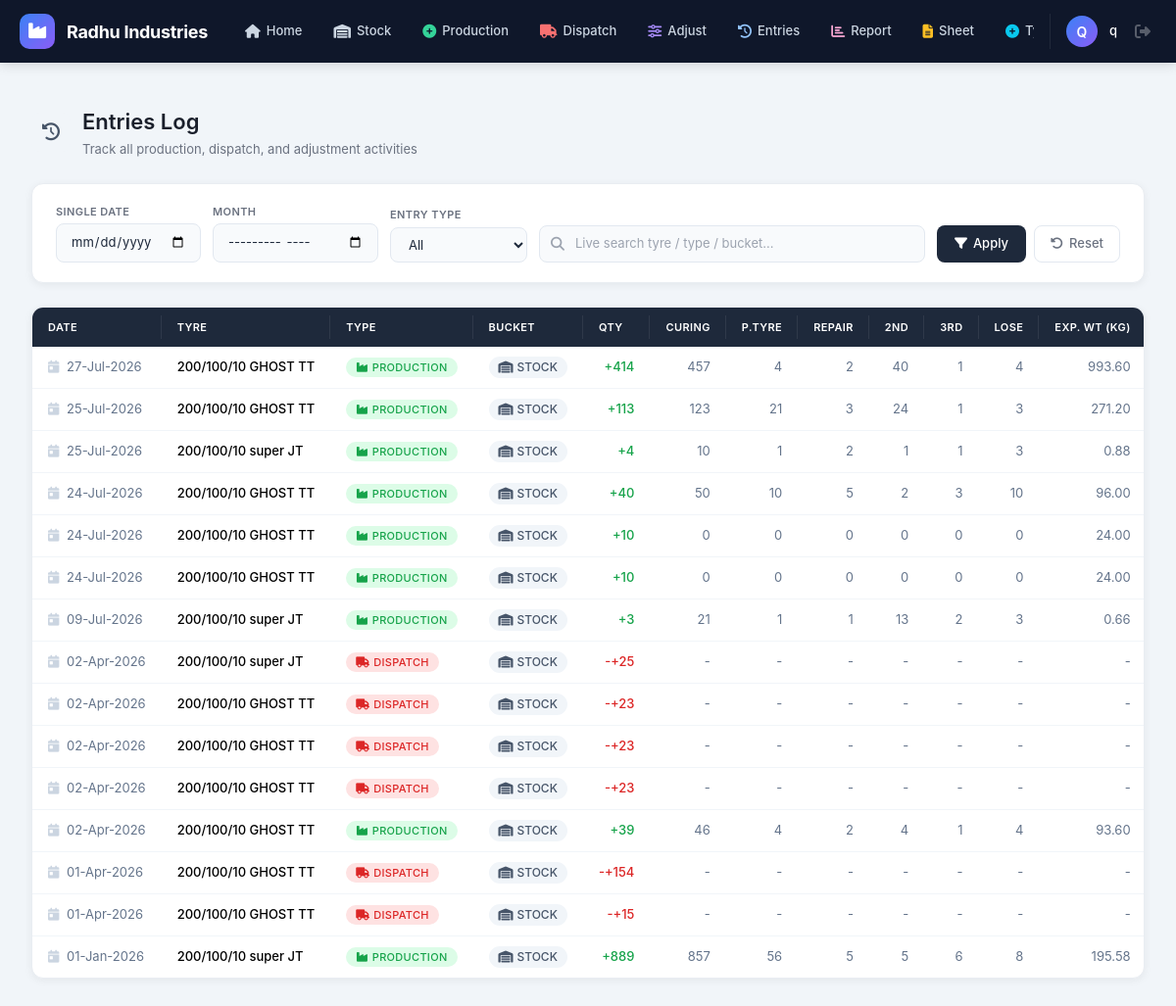
The app's page /tyre/entries/ (signed in), older data.
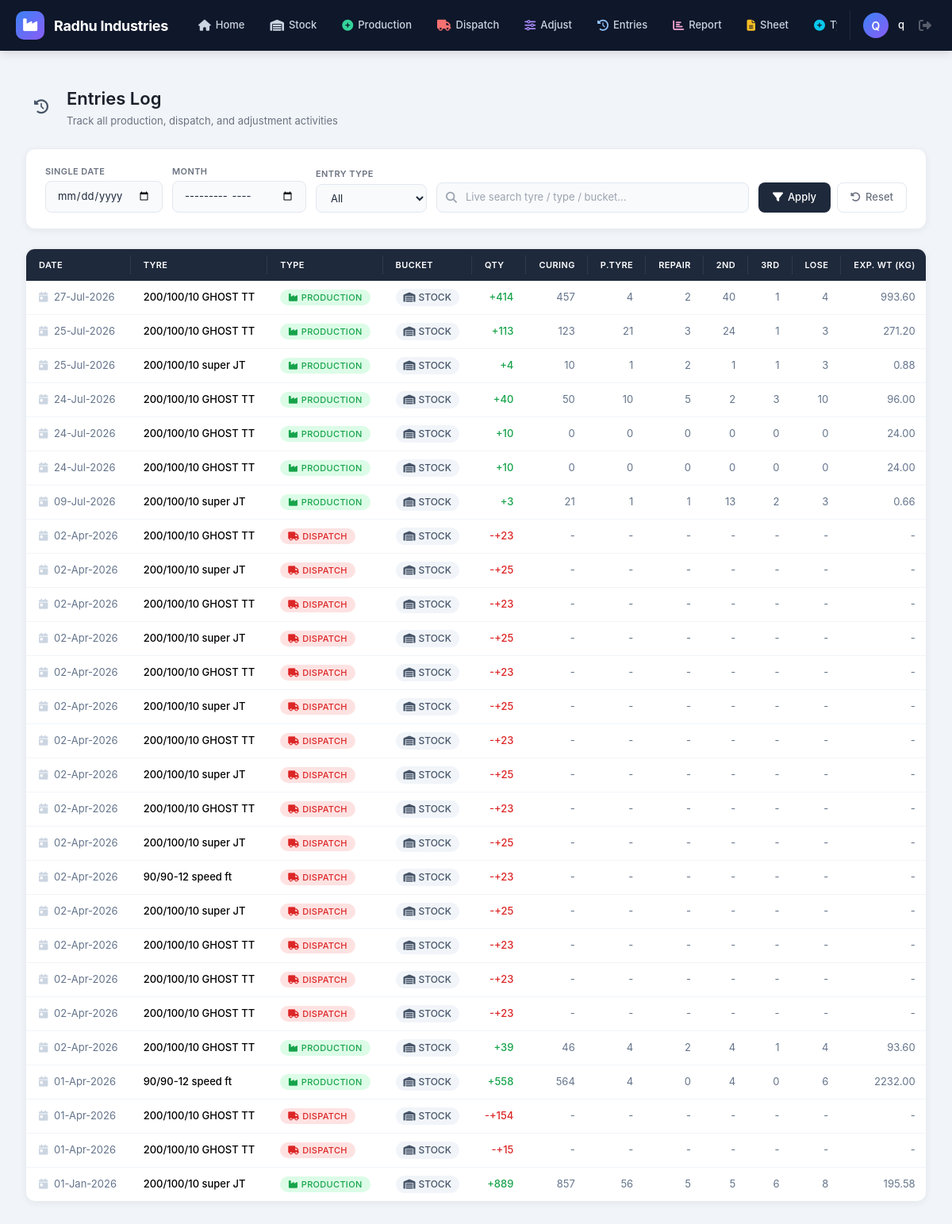
The same page, newer data.
### stock/models.py (models this page shows, shortened)
class DailyEntry(models.Model):
    tyre_item = models.ForeignKey(TyreItem, on_delete=models.CASCADE, related_name="entries")
    entry_type = models.CharField(max_length=15, choices=ENTRY_TYPE_CHOICES)
    bucket = models.CharField(max_length=25, choices=BUCKET_CHOICES, default="stock")
    quantity = models.IntegerField(help_text="Enter positive quantity")
    date = models.DateField()
    bill_number = models.CharField(max_length=50, blank=True)
    remark = models.CharField(max_length=255, blank=True)
    actual_weight = models.DecimalField(
        "Actual Weight (KG)", max_digits=8, decimal_places=2, null=True, blank=True,
        help_text="Sirf production entries ke liye — is batch ka asli tola hua weight (optional)"
    )
    all_curing = models.IntegerField("All Curing", default=0, help_text="Aaj total kitna tyre bana (sab grade milaake)")
    production_tyre = models.IntegerField("Production Tyre", default=0, help_text="Pichla/beech mein reh gaya jo aaj complete hua")
    repair = models.IntegerField("Repair", default=0, help_text="Bana lekin repair mein chala gaya")
    second_grade = models.IntegerField("2nd Grade", default=0)
    third_grade = models.IntegerField("3rd Grade", default=0)
    lose_tyre = models.IntegerField("Lose Tyre", default=0, help_text="Bana lekin abhi pack nahi hua")
    user = models.ForeignKey(User, on_delete=models.SET_NULL, null=True, related_name="stock_entries")
    created_at = models.DateTimeField(auto_now_add=True)
    class Meta:
        ordering = ["-date", "-created_at"]
    @property
    def expected_weight(self):
        return self.quantity * self.tyre_item.weight
    @property
    def weight_variance(self):
        if self.actual_weight is None:
            return None
        return self.actual_weight - self.expected_weight

class TyreItem(models.Model):
    tyre = models.CharField("TYRE", max_length=50)
    pattern = models.CharField("PATTERN", max_length=80)
    type = models.CharField("TYPE", max_length=20)  # TT / TL
    weight = models.DecimalField(
        "Standard Weight (KG per tyre)", max_digits=6, decimal_places=2, default=0,
        help_text="Ek tyre ka standard/expected weight (KG mein)"
    )
    repair_tyre_stock = models.IntegerField("Repair Tyre Stock", default=0)
    rfm_ok_tyre = models.IntegerField("RFM OK Tyre", default=0)
    old_tyres_2025 = models.IntegerField("2025 Old Tyres", default=0)
    stock = models.IntegerField("STOCK", default=0)
    on_hold_export = models.IntegerField("On hold for Export / OR", default=0)
    is_active = models.BooleanField(default=True)
    created_at = models.DateTimeField(auto_now_add=True)
    class Meta:
        ordering = ["tyre", "pattern", "type"]
        unique_together = ("tyre", "pattern", "type")
    def __str__(self):
        return f"{self.tyre} {self.pattern} {self.type}"

### stock/views.py (the view)
# urls.py: path("entries/", views.entries_log, name="tube_entries_log"),
@login_required
def entries_log(request):
    date_str = request.GET.get("date", "")
    month_str = request.GET.get("month", "")
    entry_type = request.GET.get("type", "")
    entries = DailyEntry.objects.select_related("tyre_item", "user")
    if date_str:
        try:
            d = datetime.datetime.strptime(date_str, "%Y-%m-%d").date()
            entries = entries.filter(date=d)
        except ValueError:
            pass
    elif month_str:
        try:
            y, m = month_str.split("-")
            entries = entries.filter(date__year=int(y), date__month=int(m))
        except ValueError:
            pass
    if entry_type:
        entries = entries.filter(entry_type=entry_type)
    entries = entries[:500]
    context = {
        "entries": entries,
        "date_str": date_str,
        "month_str": month_str,
        "entry_type": entry_type,
    }
    return render(request, "stock/entries_log.html", context)

### templates/stock/entries_log.html (shortened to what this page needs)
{% extends "stock/base.html" %}
{% load static %}
{% block content %}
<div class="entries-container">
    <div class="page-header">
        <div class="page-header-icon">
            <i class="fas fa-history"></i>
        </div>
        <div>
            <h1>Entries Log</h1>
            <span class="subtitle">Track all production, dispatch, and adjustment activities</span>
        </div>
    </div>
    <div class="filter-card">
        <form method="get" class="flex flex-wrap gap-3 items-end">
            <div>
                <label class="filter-label">Single Date</label>
                <input type="date" name="date" value="{{ date_str }}" class="filter-input">
            </div>
            <div>
                <label class="filter-label">Month</label>
                <input type="month" name="month" value="{{ month_str }}" class="filter-input">
            </div>
            <div>
                <label class="filter-label">Entry Type</label>
                <select name="type" class="filter-input">
                    <option value="">All</option>
                </select>
            </div>
            <div class="search-wrapper">
                <i class="fas fa-search search-icon"></i>
                <input type="text"
                       id="liveSearch"
                       placeholder="Live search tyre / type / bucket..."
                       class="search-input">
            </div>
            <div class="flex gap-2 flex-wrap sm:flex-nowrap">
                <button type="submit" class="filter-btn">
                    <i class="fas fa-filter"></i> Apply
                </button>
                <a href="{% url 'entries_log' %}" class="reset-btn">
                    <i class="fas fa-undo-alt"></i> Reset
                </a>
            </div>
        </form>
    </div>
    <div class="table-container" id="entries-table-wrapper">
        <div class="table-wrapper">
            <table class="entries-table" id="entries-table">
                <thead>
                    <tr>
                        <th>Date</th>
                        <th>Tyre</th>
                        <th>Type</th>
                        <th>Bucket</th>
                        <th class="text-right">Qty</th>
                        <th class="text-right">Curing</th>
                        <th class="text-right">P.Tyre</th>
                        <th class="text-right">Repair</th>
                        <th class="text-right">2nd</th>
                        <th class="text-right">3rd</th>
                        <th class="text-right">Lose</th>
                        <th class="text-right">Exp. Wt (KG)</th>
                    </tr>
                </thead>
                <tbody id="entries-body">
                    {% for e in entries %}
                    <tr class="entry-row"
                        data-date="{{ e.date|date:'Y-m-d' }}"
                        data-tyre="{{ e.tyre_item|lower }}"
                        data-type="{{ e.entry_type|lower }}"
                        data-bucket="{{ e.get_bucket_display|lower }}"
                        data-user="{{ e.user.username|lower|default:'' }}"
                        data-remark="{{ e.remark|lower|default:'' }}"
                        data-bill="{{ e.bill_number|lower|default:'' }}">
                        <td class="text-slate-500">
                            <i class="fas fa-calendar-day mr-1 text-slate-300"></i>
                            {{ e.date|date:"d-M-Y" }}
                        </td>
                        <td class="font-medium">{{ e.tyre_item }}</td>
                        <td>
                            <span class="type-badge
                                {% if e.entry_type == "production" %}type-production
                                {% elif e.entry_type == "dispatch" %}type-dispatch
                                {% else %}type-adjustment{% endif %}">
                                <i class="fas
                                    {% if e.entry_type == "production" %}fa-industry
                                    {% elif e.entry_type == "dispatch" %}fa-truck
                                    {% else %}fa-sliders-h{% endif %}">
                                </i>
                                {{ e.entry_type|title }}
                            </span>
                        </td>
                        <td>
                            <span class="bucket-badge">
                                <i class="fas fa-warehouse"></i>
                                {{ e.get_bucket_display }}
                            </span>
                        </td>
                        <td class="text-right">
                            <span class="{% if e.quantity < 0 %}text-red-600{% elif e.entry_type == 'dispatch' %}text-red-600{% else %}text-green-600{% endif %} font-medium">
                                {% if e.entry_type == "dispatch" %}-{% endif %}{{ e.quantity|stringformat:"+d" }}
                            </span>
                        </td>
                        <td class="text-right text-slate-500">
                            {% if e.entry_type == "production" %}{{ e.all_curing|default:0 }}{% else %}-{% endif %}
                        </td>
                        <td class="text-right text-slate-500">
                            {% if e.entry_type == "production" %}{{ e.production_tyre|default:0 }}{% else %}-{% endif %}
                        </td>
                        <td class="text-right text-slate-500">
                            {% if e.entry_type == "production" %}{{ e.repair|default:0 }}{% else %}-{% endif %}
                        </td>
                        <td class="text-right text-slate-500">
                            {% if e.entry_type == "production" %}{{ e.second_grade|default:0 }}{% else %}-{% endif %}
                        </td>
                        <td class="text-right text-slate-500">
                            {% if e.entry_type == "production" %}{{ e.third_grade|default:0 }}{% else %}-{% endif %}
                        </td>
                        <td class="text-right text-slate-500">
                            {% if e.entry_type == "production" %}{{ e.lose_tyre|default:0 }}{% else %}-{% endif %}
                        </td>
                        <td class="text-right text-slate-500">
                            {% if e.entry_type == "production" %}{{ e.expected_weight|default:"-" }}{% else %}-{% endif %}
                        </td>
                    </tr>
                    {% endfor %}
                </tbody>
            </table>
        </div>
    </div>
</div>
{% endblock %}

### templates/stock/base.html (shortened to what this page needs)
<!DOCTYPE html>
<html lang="en">
<head>
    <script src="https://cdn.tailwindcss.com"></script>
    <link rel="stylesheet" href="https://cdnjs.cloudflare.com/ajax/libs/font-awesome/6.5.0/css/all.min.css">
</head>
<body>
{% if user.is_authenticated %}
    <header class="top-navbar">
        <a href="{% url 'home' %}" class="brand">
            <div class="logo-icon">
                <i class="fas fa-industry"></i>
            </div>
            <span class="brand-text">Radhu Industries</span>
        </a>
        <nav class="nav-links-desktop" id="desktopNav">
            <a href="{% url 'home' %}" class="nav-link {% if request.path == '/' %}active{% endif %}">
                <i class="fas fa-home"></i> Home
            </a>
            <a href="{% url 'dashboard' %}" class="nav-link {% if request.path == '/dashboard/' %}active{% endif %}">
                <i class="fas fa-warehouse"></i> Stock
            </a>
            <a href="{% url 'add_production' %}" class="nav-link {% if request.path == '/production/add/' %}active{% endif %}">
                <i class="fas fa-plus-circle" style="color: #34d399;"></i> Production
            </a>
            <a href="{% url 'add_dispatch' %}" class="nav-link {% if request.path == '/dispatch/add/' %}active{% endif %}">
                <i class="fas fa-truck" style="color: #f87171;"></i> Dispatch
            </a>
            <a href="{% url 'add_adjustment' %}" class="nav-link {% if request.path == '/adjustment/add/' %}active{% endif %}">
                <i class="fas fa-sliders-h" style="color: #a78bfa;"></i> Adjust
            </a>
            <a href="{% url 'entries_log' %}" class="nav-link {% if request.path == '/entries/' %}active{% endif %}">
                <i class="fas fa-history" style="color: #93c5fd;"></i> Entries
            </a>
            <a href="{% url 'monthly_report' %}" class="nav-link {% if request.path == '/report/' %}active{% endif %}">
                <i class="fas fa-chart-bar" style="color: #f9a8d4;"></i> Report
            </a>
            <a href="{% url 'production_sheet' %}" class="nav-link {% if request.path == '/production/sheet/' %}active{% endif %}">
                <i class="fas fa-file-alt" style="color: #fbbf24;"></i> Sheet
            </a>
            <a href="{% url 'add_tyre' %}" class="nav-link {% if request.path == '/tyre/add/' %}active{% endif %}">
                <i class="fas fa-plus-circle" style="color: #09c8ee;"></i>  Tyre
            </a>
        </nav>
        <div class="user-section">
            <div class="avatar">{{ user.username|slice:":1"|upper }}</div>
            <span class="user-name">{{ user.username }}</span>
            <a href="{% url 'logout' %}" class="logout-btn" title="Logout">
                <i class="fas fa-sign-out-alt"></i>
            </a>
        </div>
    </header>
    <main class="main-content">
        {% block content %}{% endblock %}
    </main>
{% else %}
    <main class="main-content" style="margin-top:0; min-height:100vh; display:flex; align-items:center; justify-content:center;">
        {% block login_content %}{% endblock %}
    </main>
{% endif %}
</body>
</html>

### templates/stock/base.html (style rules this page uses)
:root { --nav-height: 64px; --nav-bg: #0f172a; --nav-hover: #1e293b; --nav-active: #2563eb; --nav-text: #cbd5e1; --nav-active-text: #ffffff; }
* { box-sizing: border-box; }
body { background: #f1f5f9; font-family: 'Inter', -apple-system, BlinkMacSystemFont, sans-serif; margin: 0; min-height: 100vh; display: flex; flex-direction: column; }
.top-navbar { position: fixed; top: 0; left: 0; right: 0; height: var(--nav-height); background: var(--nav-bg); z-index: 1000; display: flex; align-items: center; padding: 0 20px; box-shadow: 0 2px 12px rgba(0, 0, 0, 0.15); transition: all 0.2s ease; }
.top-navbar .brand { display: flex; align-items: center; gap: 12px; margin-right: 24px; flex-shrink: 0; }
.top-navbar .brand .logo-icon { width: 36px; height: 36px; background: linear-gradient(135deg, #3b82f6, #8b5cf6); border-radius: 10px; display: flex; align-items: center; justify-content: center; color: white; font-size: 18px; }
.top-navbar .brand .brand-text { font-size: 18px; font-weight: 700; color: #ffffff; letter-spacing: -0.3px; white-space: nowrap; }
.nav-links-desktop { display: flex; align-items: center; gap: 4px; flex: 1; overflow-x: auto; padding: 4px 0; scrollbar-width: none; }
.nav-links-desktop .nav-link { display: flex; align-items: center; gap: 6px; padding: 6px 14px; border-radius: 8px; color: var(--nav-text); text-decoration: none; font-size: 13px; font-weight: 500; transition: all 0.15s ease; white-space: nowrap; flex-shrink: 0; }
.nav-links-desktop .nav-link i { font-size: 14px; }
.user-section { display: flex; align-items: center; gap: 12px; margin-left: 16px; flex-shrink: 0; padding-left: 16px; border-left: 1px solid rgba(255,255,255,0.08); }
.user-section .avatar { width: 32px; height: 32px; border-radius: 50%; background: linear-gradient(135deg, #3b82f6, #8b5cf6); display: flex; align-items: center; justify-content: center; color: white; font-size: 14px; font-weight: 600; }
.user-section .user-name { font-size: 13px; font-weight: 500; color: #ffffff; }
.user-section .logout-btn { color: rgba(255,255,255,0.3); transition: all 0.15s ease; padding: 6px; border-radius: 6px; }
.main-content { margin-top: var(--nav-height); padding: 24px 32px; min-height: calc(100vh - var(--nav-height)); transition: all 0.2s ease; }

Row changes from the older to the newer data that the page shows:
added DailyEntry: date "02-Apr-2026", tyre_item "200/100/10 GHOST TT", entry_type "DISPATCH", bucket "STOCK", quantity "+23"
added DailyEntry: date "02-Apr-2026", tyre_item "200/100/10 super JT", entry_type "DISPATCH", bucket "STOCK", quantity "+25"
added DailyEntry: date "02-Apr-2026", tyre_item "200/100/10 GHOST TT", entry_type "DISPATCH", bucket "STOCK", quantity "+23"
added DailyEntry: date "02-Apr-2026", tyre_item "200/100/10 super JT", entry_type "DISPATCH", bucket "STOCK", quantity "+25"
added DailyEntry: date "02-Apr-2026", tyre_item "200/100/10 GHOST TT", entry_type "DISPATCH", bucket "STOCK", quantity "+23"
added DailyEntry: date "02-Apr-2026", tyre_item "200/100/10 super JT", entry_type "DISPATCH", bucket "STOCK", quantity "+25"
added DailyEntry: date "02-Apr-2026", tyre_item "200/100/10 GHOST TT", entry_type "DISPATCH", bucket "STOCK", quantity "+23"
added DailyEntry: date "02-Apr-2026", tyre_item "200/100/10 super JT", entry_type "DISPATCH", bucket "STOCK", quantity "+25"
added DailyEntry: date "02-Apr-2026", tyre_item "200/100/10 GHOST TT", entry_type "DISPATCH", bucket "STOCK", quantity "+23"
added DailyEntry: date "02-Apr-2026", tyre_item "200/100/10 super JT", entry_type "DISPATCH", bucket "STOCK", quantity "+25"
added DailyEntry: date "02-Apr-2026", tyre_item "90/90-12 speed ft", entry_type "DISPATCH", bucket "STOCK", quantity "+23"
added DailyEntry: date "01-Apr-2026", tyre_item "90/90-12 speed ft", entry_type "PRODUCTION", bucket "STOCK", quantity "+558", all_curing "564", production_tyre "4", repair "0", second_grade "4", third_grade "0", lose_tyre "6", expected_weight "2232.00", bill_number empty (drawn)
